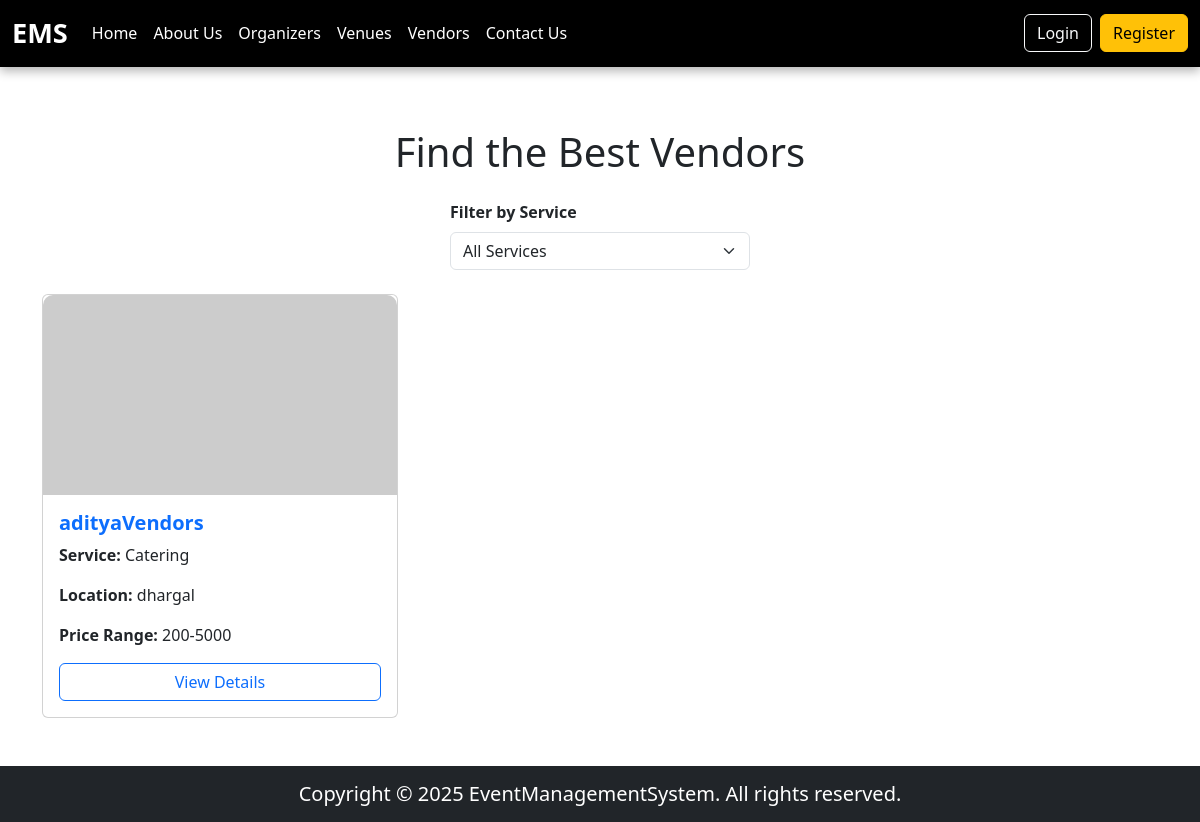
Page /pages/vendors/vendors.php on the earlier database version.
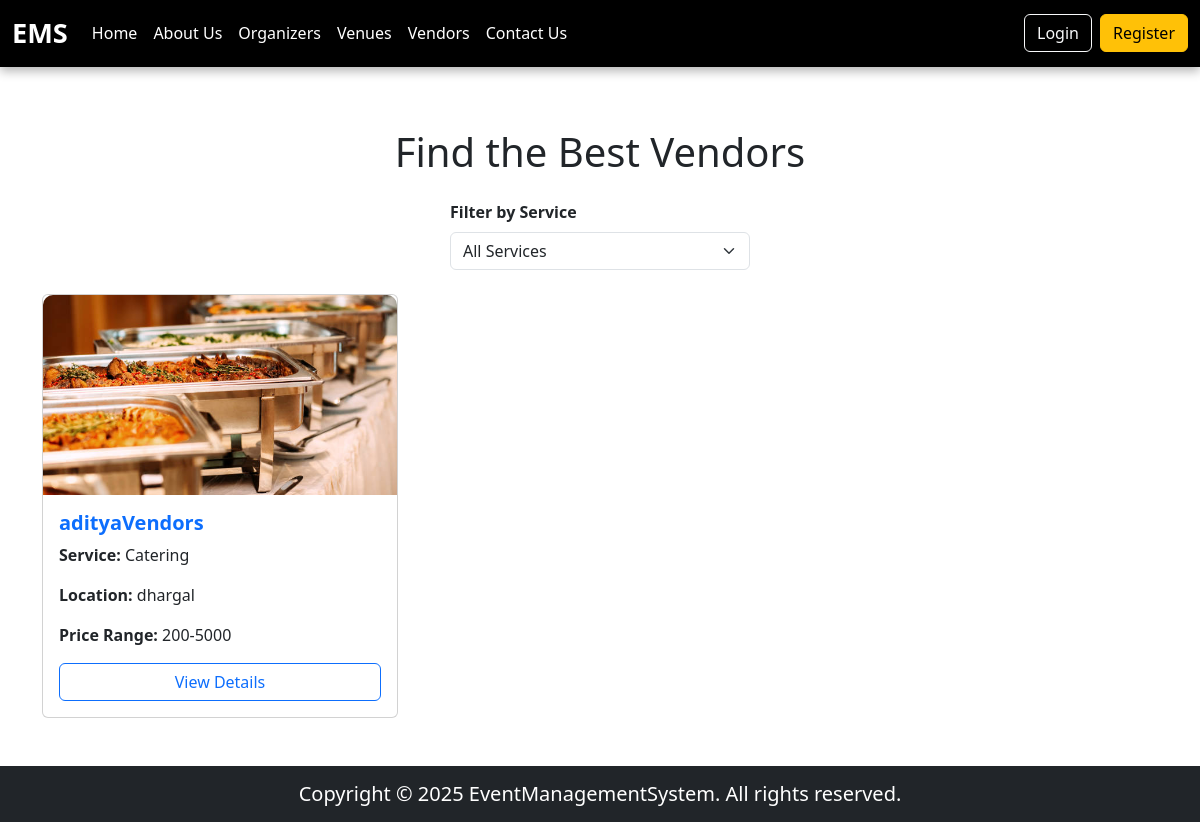
Same page on the later database version.
### tables this page shows
CREATE TABLE `vendors` (
  `id` int(11) NOT NULL,
  `user_id` int(11) NOT NULL,
  `business_name` varchar(255) NOT NULL,
  `description` text DEFAULT NULL,
  `service` enum('catering','photography','decorator','anchor','dj','karaoke') NOT NULL,
  `website` varchar(255) DEFAULT NULL,
  `instagram` varchar(255) DEFAULT NULL,
  `service_locations` text DEFAULT NULL,
  `price_range` varchar(255) DEFAULT NULL
);

CREATE TABLE `vendor_photos` (
  `id` int(11) NOT NULL,
  `vendor_id` int(11) NOT NULL,
  `photo_url` varchar(255) NOT NULL,
  `uploaded_at` timestamp NOT NULL DEFAULT current_timestamp()
);

### pages/vendors/vendors.php (the view, shortened to what this page needs)
<!DOCTYPE html>
<html lang="en">
<head>
    <link rel="stylesheet" href="https://cdn.jsdelivr.net/npm/bootstrap@5.3.0/dist/css/bootstrap.min.css">
    <link rel="stylesheet" href="../../public/styles/style.css">
</head>
<body class="d-flex flex-column min-vh-100">
    <?php include("../../components/header.php") ?>
    <div class="container my-5">
        <h1 class="text-center mb-4">Find the Best Vendors</h1>
        <div class="filter-container mb-4">
            <label for="serviceFilter" class="form-label fw-bold">Filter by Service</label>
            <select id="serviceFilter" class="form-select">
                <option value="" selected>All Services</option>
            </select>
        </div>
        <div class="row row-cols-1 row-cols-md-2 row-cols-lg-3 g-4" id="vendorCards">
            <?php
            $query = "SELECT v.*, vp.photo_url
                      FROM vendors v
                      LEFT JOIN vendor_photos vp
                      ON vp.id = (SELECT id FROM vendor_photos WHERE vendor_id = v.id ORDER BY uploaded_at DESC LIMIT 1)";
            $result = $conn->query($query);
            while ($vendor = $result->fetch_assoc()) {
                $photoUrl = !empty($vendor['photo_url']) ? "../../" . $vendor['photo_url'] : "https://via.placeholder.com/300x200?text=No+Image+Available";
            ?>
                <div class="col vendorCard" data-service="<?php echo $vendor['service']; ?>">
                    <div class="card vendor-card">
                        <img src="<?php echo $photoUrl; ?>" class="card-img-top" alt="Vendor Image">
                        <div class="card-body">
                            <h5 class="card-title text-primary fw-bold"><?php echo $vendor['business_name']; ?></h5>
                            <p class="card-text"><strong>Service:</strong> <?php echo ucfirst($vendor['service']); ?></p>
                            <p class="card-text"><strong>Location:</strong> <?php echo $vendor['service_locations']; ?></p>
                            <p class="card-text"><strong>Price Range:</strong> <?php echo $vendor['price_range']; ?></p>
                            <a href="./vendorDetails.php?vendorId=<?php echo $vendor['id'] ?>" class="btn btn-outline-primary w-100">View Details</a>
                        </div>
                    </div>
                </div>
            <?php } ?>
        </div>
    </div>
    <?php include("../../components/footer.php") ?>
</body>
</html>

Differences in the rows shown:
no longer on this page (row edited): vendors: business_name "adityaVendors", service "Catering", service_locations "dhargal", price_range "200-5000"
added vendor_photos: photo_url (picture), vendor.business_name "adityaVendors", vendor.service "Catering", vendor.service_locations "dhargal", vendor.price_range "200-5000"
